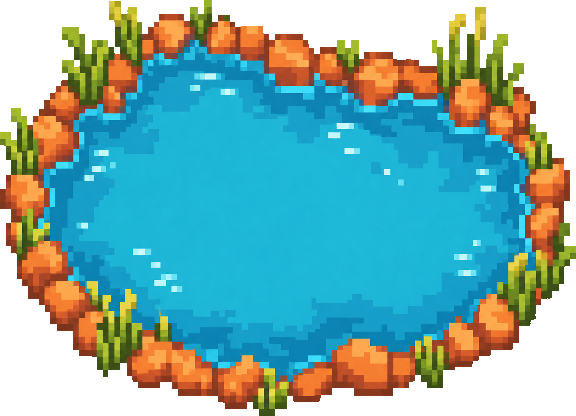
#> input picture assets/sources/imagegen/lake_stage5_base.png, 576 x 416 px
$ python import_lake_border.py
#> lines starting #> are read from the running program, lines starting #| are printed output that depends on the picture; after the words box and inside, x2 and y2 are one past the last pixel; in counts of white or black regions, pixels touching at a corner belong together
"""Integrate ImageGen shoreline edit while preserving approved water pixels."""
from pathlib import Path
import hashlib,json
import numpy as np
from PIL import Image
root=Path(__file__).resolve().parent
old=Image.open(root/'sources/imagegen/lake_stage5_base.png').convert('RGBA')
#> old is the input picture: PIL image 576x416 RGBA; mean R, G, B, A 63.4, 113, 109.5, 188.9
source=root/'sources/imagegen/lake_border_refined.png'
new=Image.open(source).convert('RGBA').resize(old.size,Image.Resampling.NEAREST)
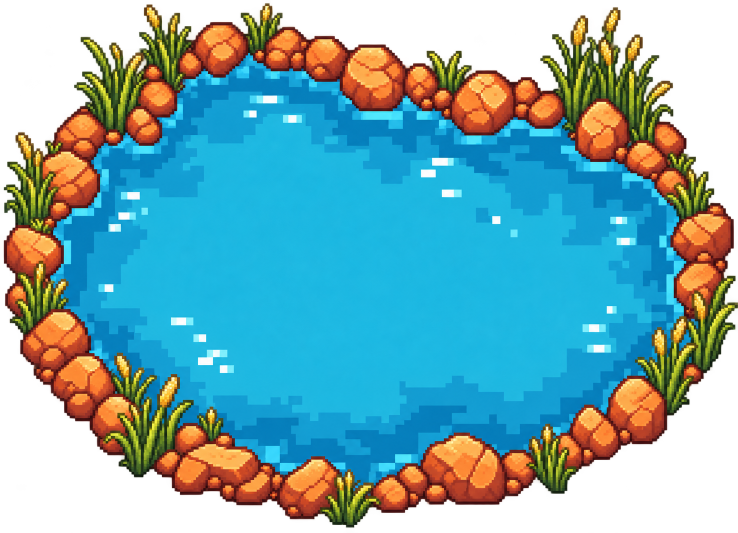
#> input picture assets/sources/imagegen/lake_border_refined.png, 1476 x 1065 px (shown at 1/2 size)
a=np.array(old); b=np.array(new)
def water(p):
 r,g,blue,alpha=[p[:,:,i].astype(float) for i in range(4)]
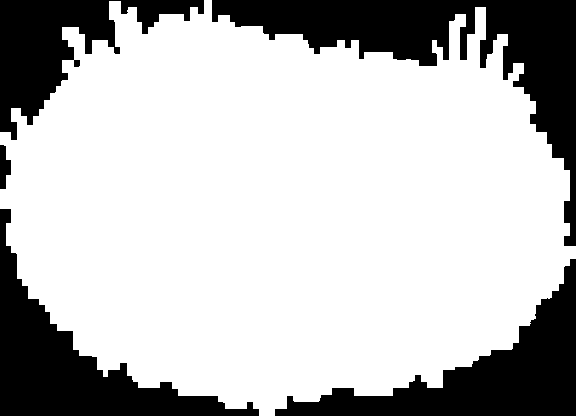
#> alpha: shape (416, 576) float64; 74.1% white; 5 black regions, box (x1, y1, x2, y2) and area: (212, 0, 576, 246) 21489, (275, 259, 576, 416) 14949, (0, 209, 259, 416) 14714, (0, 0, 204, 140) 10577, (0, 145, 11, 189) 337
 return (alpha>0)&(blue>105)&(g>65)&(blue>r*1.22)&(blue>g*.72)
#> returned value: shape (416, 576) bool; 46.9% white; 2 white regions (1 under 20 px), largest, box (x1, y1, x2, y2) and area: (38, 40, 536, 382) 112275
mask=water(a)
# Keep every original water pixel; reject newly generated blue outside it.
b[mask|water(b)]=a[mask|water(b)]
#> in water (call 2), `r,g,blue,alpha=[p[:,:,i].astype(float) for i in range(4)]`:
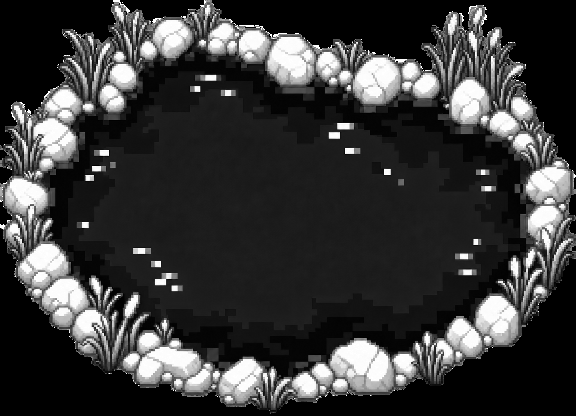
#> r: shape (416, 576) float64; min 0, max 255, mean 56.7
#> in water (call 2), `r,g,blue,alpha=[p[:,:,i].astype(float) for i in range(4)]`:
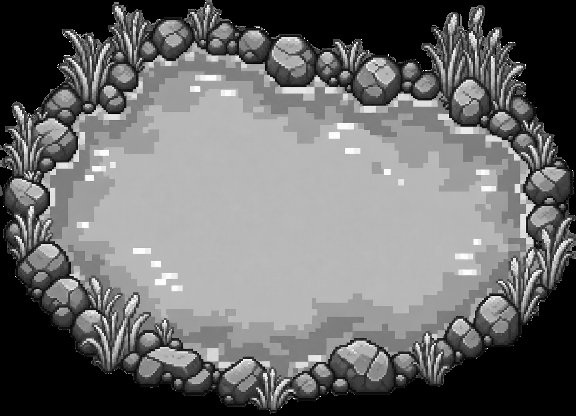
#> g: shape (416, 576) float64; min 0, max 255, mean 107.1
#> in water (call 2), `r,g,blue,alpha=[p[:,:,i].astype(float) for i in range(4)]`:
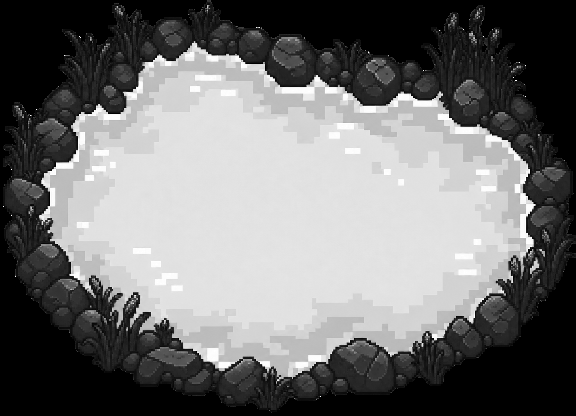
#> blue: shape (416, 576) float64; min 0, max 255, mean 112.6
#> in water (call 2), `return (alpha>0)&(blue>105)&(g>65)&(blue>r*1.22)&(blue>g*.72)`:
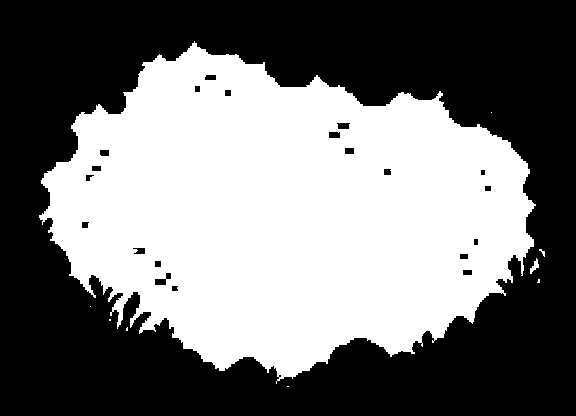
#> returned value: shape (416, 576) bool; 46.3% white; 9 white regions (6 under 20 px), largest, box (x1, y1, x2, y2) and area: (39, 41, 536, 384) 110715, (530, 258, 539, 274) 64, (539, 249, 545, 257) 21
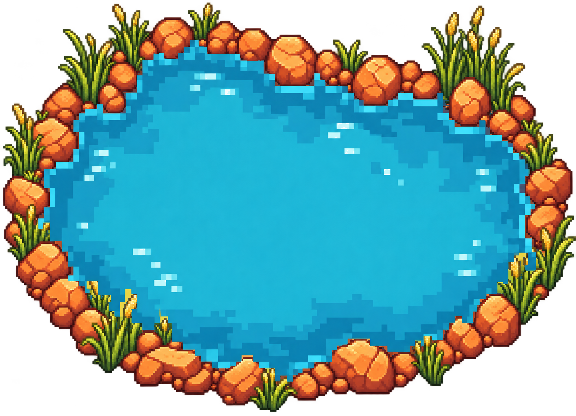
#> b: shape (416, 576, 4); mean R, G, B, A 58, 107.8, 108.5, 187; transparent parts drawn white
b[:,:,3]=np.where(b[:,:,3]>=128,255,0)
assert np.array_equal(a[mask],b[mask])
out=root/'sprites/environment/lake_base.png'
Image.fromarray(b).save(out)
#> (the run stopped early here; a loop or call above may not have finished)
